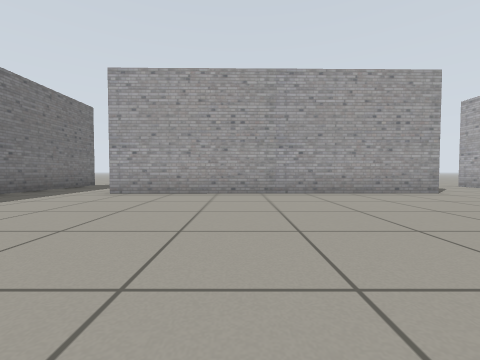
View 1 (above)

16 first-person views from a walk through a Gazebo world. The camera is 0.5 m above the floor, tilts 2° down and sees 90° across. The floor is counted in squares, 1 m on a side. Each view is taken from the middle of a square. On the plan, view 1 faces up. The plan holds only what a view shows up to about 9 squares ahead; the rest is blank.

View 2
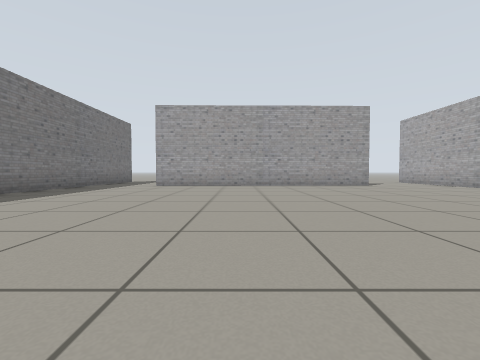

View 3
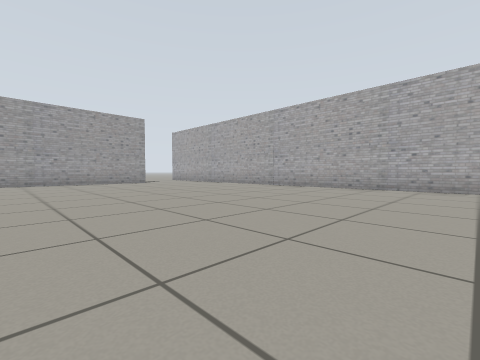

View 4
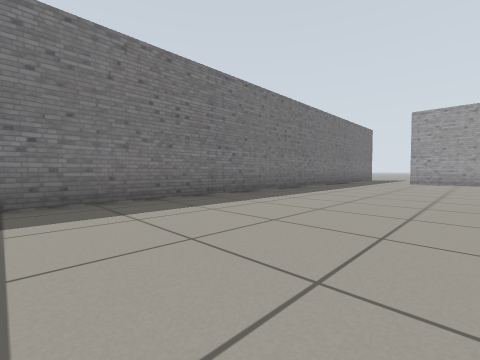

View 5
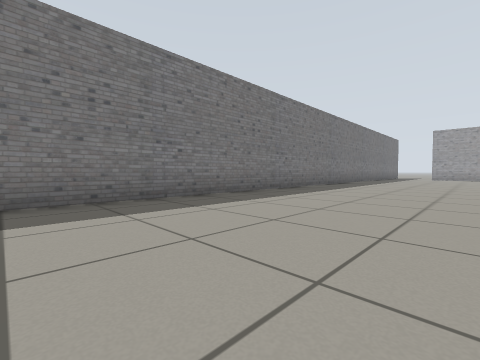

View 6
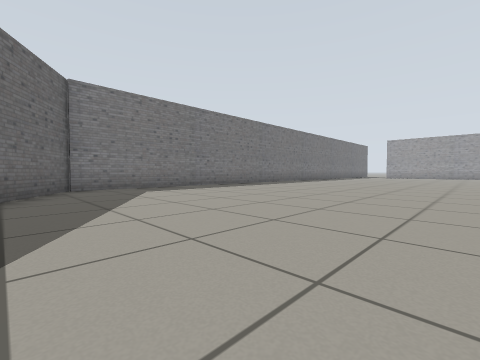

View 7
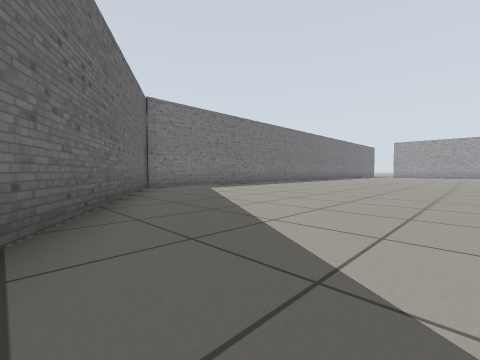

View 8
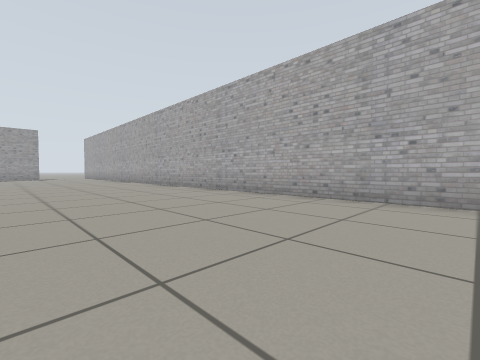

View 9
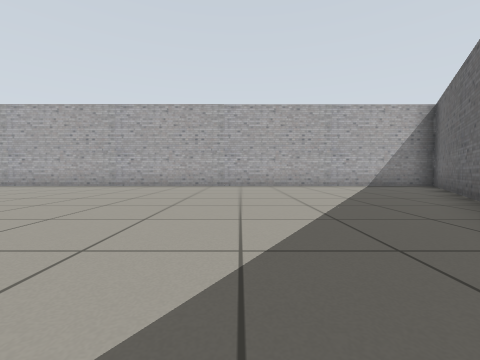

View 10
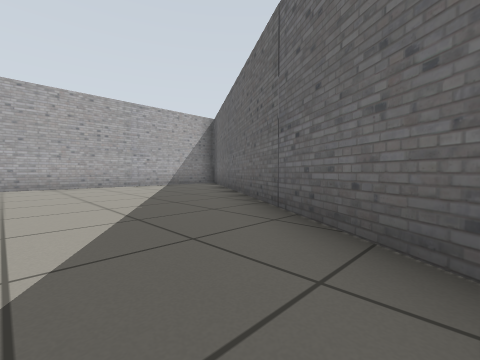

View 11
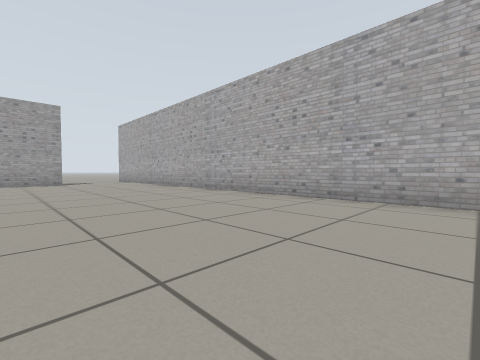

View 12
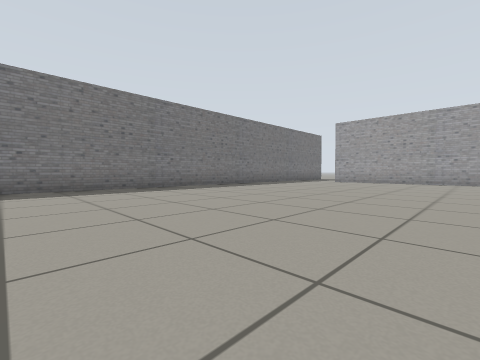

View 13
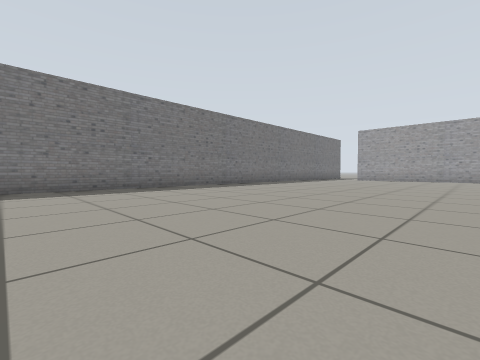

View 14
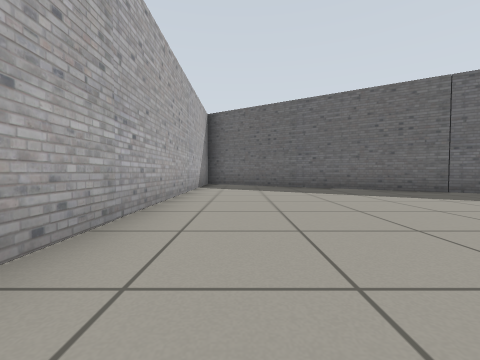

View 15
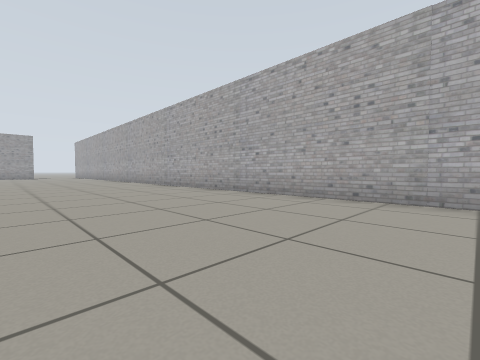

View 16
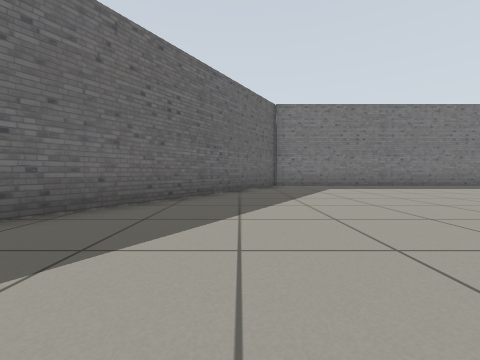

### Floor plan
Points are (right, up) in squares from view 1. A wall is a line through its corners. A room is listed if a view was taken in it or the views show most of it. See-through windows are left out.
Room 1 (views 1, 2, 3, 4, 5, 6, 7, 8, 9, 10, 11, 12, 13, 14, 15, 16)
walls: (4.7, 5.5) (-2.9, 5.4); (-5.3, 5.6) (-5.3, -13.8) (7.3, -21.7) (7.3, 5.5)
ways out: opening at (-3.5, 6); opening at (5.5, 6)

Where each view was taken, in squares from view 1:
view 1: 0 up, 0 right, facing up
view 2: 3 down, 0 right, facing up
view 3: 5 down, 0 right, facing up-right
view 4: 6 down, 1 left, facing up-left
view 5: 12 down, 1 left, facing up-left
view 6: 15 down, 2 right, facing up-left
view 7: 17 down, 2 right, facing up-left
view 8: 12 down, 3 right, facing up-right
view 9: 15 down, 1 left, facing right
view 10: 15 down, 1 left, facing down-right
view 11: 5 down, 3 right, facing up-right
view 12: 6 down, 2 right, facing up-left
view 13: 9 down, 2 right, facing up-left
view 14: 12 down, 6 right, facing down
view 15: 15 down, 3 right, facing up-right
view 16: 15 down, 3 right, facing left
